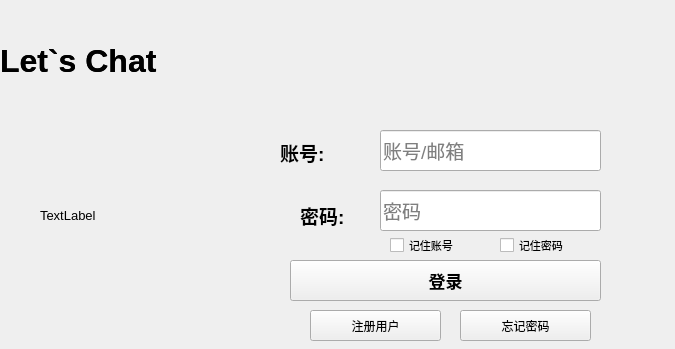
<?xml version="1.0" encoding="UTF-8"?>
<ui version="4.0">
 <class>widget</class>
 <widget class="QWidget" name="widget">
  <property name="geometry">
   <rect>
    <x>0</x>
    <y>0</y>
    <width>675</width>
    <height>349</height>
   </rect>
  </property>
  <property name="font">
   <font>
    <pointsize>10</pointsize>
   </font>
  </property>
  <property name="windowTitle">
   <string>Form</string>
  </property>
  <widget class="QPushButton" name="loginButton">
   <property name="geometry">
    <rect>
     <x>290</x>
     <y>260</y>
     <width>311</width>
     <height>41</height>
    </rect>
   </property>
   <property name="font">
    <font>
     <pointsize>13</pointsize>
     <weight>75</weight>
     <bold>true</bold>
    </font>
   </property>
   <property name="cursor">
    <cursorShape>PointingHandCursor</cursorShape>
   </property>
   <property name="text">
    <string>登录</string>
   </property>
  </widget>
  <widget class="QLabel" name="label_2">
   <property name="geometry">
    <rect>
     <x>280</x>
     <y>140</y>
     <width>81</width>
     <height>25</height>
    </rect>
   </property>
   <property name="font">
    <font>
     <pointsize>14</pointsize>
     <weight>75</weight>
     <bold>true</bold>
    </font>
   </property>
   <property name="text">
    <string>账号:</string>
   </property>
  </widget>
  <widget class="QLabel" name="label_3">
   <property name="geometry">
    <rect>
     <x>300</x>
     <y>200</y>
     <width>61</width>
     <height>31</height>
    </rect>
   </property>
   <property name="font">
    <font>
     <pointsize>14</pointsize>
     <weight>75</weight>
     <bold>true</bold>
    </font>
   </property>
   <property name="text">
    <string>密码:</string>
   </property>
  </widget>
  <widget class="QLabel" name="label">
   <property name="geometry">
    <rect>
     <x>0</x>
     <y>10</y>
     <width>671</width>
     <height>101</height>
    </rect>
   </property>
   <property name="font">
    <font>
     <pointsize>24</pointsize>
     <weight>75</weight>
     <bold>true</bold>
    </font>
   </property>
   <property name="layoutDirection">
    <enum>Qt::LeftToRight</enum>
   </property>
   <property name="autoFillBackground">
    <bool>false</bool>
   </property>
   <property name="text">
    <string>Let`s Chat</string>
   </property>
  </widget>
  <widget class="QLineEdit" name="passwordLineEdit">
   <property name="geometry">
    <rect>
     <x>380</x>
     <y>190</y>
     <width>221</width>
     <height>41</height>
    </rect>
   </property>
   <property name="font">
    <font>
     <pointsize>14</pointsize>
    </font>
   </property>
   <property name="placeholderText">
    <string>密码</string>
   </property>
  </widget>
  <widget class="QLineEdit" name="usernameLineEdit">
   <property name="geometry">
    <rect>
     <x>380</x>
     <y>130</y>
     <width>221</width>
     <height>41</height>
    </rect>
   </property>
   <property name="font">
    <font>
     <pointsize>14</pointsize>
    </font>
   </property>
   <property name="placeholderText">
    <string>账号/邮箱</string>
   </property>
  </widget>
  <widget class="QLabel" name="imageLabel">
   <property name="geometry">
    <rect>
     <x>40</x>
     <y>120</y>
     <width>191</width>
     <height>191</height>
    </rect>
   </property>
   <property name="text">
    <string>TextLabel</string>
   </property>
  </widget>
  <widget class="QLabel" name="label_4">
   <property name="geometry">
    <rect>
     <x>0</x>
     <y>10</y>
     <width>671</width>
     <height>101</height>
    </rect>
   </property>
   <property name="font">
    <font>
     <pointsize>24</pointsize>
     <weight>75</weight>
     <bold>true</bold>
    </font>
   </property>
   <property name="layoutDirection">
    <enum>Qt::LeftToRight</enum>
   </property>
   <property name="autoFillBackground">
    <bool>false</bool>
   </property>
   <property name="text">
    <string>Let`s Chat</string>
   </property>
  </widget>
  <widget class="QPushButton" name="registerButton">
   <property name="geometry">
    <rect>
     <x>310</x>
     <y>310</y>
     <width>131</width>
     <height>31</height>
    </rect>
   </property>
   <property name="font">
    <font>
     <pointsize>9</pointsize>
     <weight>50</weight>
     <bold>false</bold>
    </font>
   </property>
   <property name="cursor">
    <cursorShape>PointingHandCursor</cursorShape>
   </property>
   <property name="text">
    <string>注册用户</string>
   </property>
   <property name="checkable">
    <bool>false</bool>
   </property>
  </widget>
  <widget class="QPushButton" name="forgetPasswordButton">
   <property name="geometry">
    <rect>
     <x>460</x>
     <y>310</y>
     <width>131</width>
     <height>31</height>
    </rect>
   </property>
   <property name="font">
    <font>
     <pointsize>9</pointsize>
     <weight>50</weight>
     <bold>false</bold>
    </font>
   </property>
   <property name="cursor">
    <cursorShape>PointingHandCursor</cursorShape>
   </property>
   <property name="text">
    <string>忘记密码</string>
   </property>
  </widget>
  <widget class="QCheckBox" name="checkBox">
   <property name="geometry">
    <rect>
     <x>390</x>
     <y>235</y>
     <width>91</width>
     <height>20</height>
    </rect>
   </property>
   <property name="font">
    <font>
     <pointsize>8</pointsize>
    </font>
   </property>
   <property name="text">
    <string>记住账号</string>
   </property>
  </widget>
  <widget class="QCheckBox" name="checkBox_2">
   <property name="geometry">
    <rect>
     <x>500</x>
     <y>235</y>
     <width>91</width>
     <height>20</height>
    </rect>
   </property>
   <property name="font">
    <font>
     <pointsize>8</pointsize>
    </font>
   </property>
   <property name="text">
    <string>记住密码</string>
   </property>
  </widget>
 </widget>
 <resources/>
 <connections/>
</ui>
